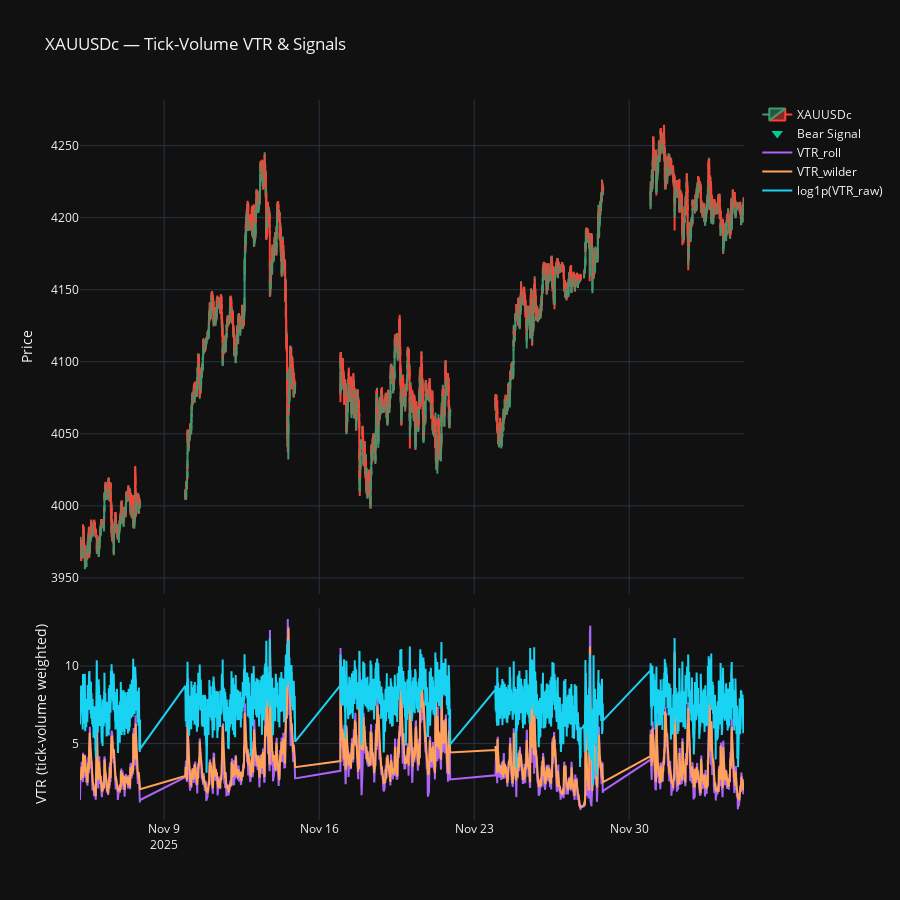

This figure's notebook cell:
### Code cell
"""
xau_vtr_tickvolume.py

Fetch XAUUSDc bars from MT5, compute tick-volume-weighted TR, ATR, and VTR variants:
 - ATR_tv      = Wilder-style ATR weighted by tick volume
 - VTR_raw     = TR_t * tick_volume_t
 - VTR_roll    = rolling window weighted average: sum(TR*Vol)/sum(Vol)
 - VTR_wilder  = Wilder-style recursive smoothing on (TR*Vol)/smoothed Vol

Plot candlestick chart with signals and VTR pane using Plotly.

Requirements:
pip install MetaTrader5 pandas numpy plotly
Run MT5 desktop with XAUUSDc symbol visible.
"""

import MetaTrader5 as mt5
import pandas as pd
import numpy as np
import plotly.graph_objects as go
from plotly.subplots import make_subplots
import sys

# ----------------------------
# USER PARAMETERS
# ----------------------------
SYMBOL = "XAUUSDc"
TIMEFRAME = mt5.TIMEFRAME_M3
NUM_BARS = 10000

VG_LOOKBACK = 50
VG_MULT = 1.0

VOL_BOOM_LOOKBACK = 10
VOL_BOOM_MULT = 2

VTR_ROLL_WINDOW = 14
VTR_WILDER_PERIOD = 14

DM_PERIOD = 14
DMAG_THRESHOLD = 20

REQUIRE_VTR_FILTER = True
VTR_FILTER_MULT = 1.0

# ----------------------------
# MT5 fetch
# ----------------------------
if not mt5.initialize():
    print("MT5 initialization failed:", mt5.last_error())
    sys.exit(1)

rates = mt5.copy_rates_from_pos(SYMBOL, TIMEFRAME, 0, NUM_BARS)
if rates is None or len(rates) == 0:
    print("Failed to fetch data for", SYMBOL)
    mt5.shutdown()
    sys.exit(1)

df = pd.DataFrame(rates)
df['time'] = pd.to_datetime(df['time'], unit='s')
df.set_index('time', inplace=True)

# Use tick_volume only
df['volume'] = df['tick_volume'].astype(float)

for c in ['open','high','low','close','volume']:
    df[c] = pd.to_numeric(df[c], errors='coerce')

# ----------------------------
# Tick-volume-weighted TR and ATR
# ----------------------------
df['close_prev'] = df['close'].shift(1)
df['TR'] = pd.concat([
    (df['high'] - df['low']),
    (df['high'] - df['close_prev']).abs(),
    (df['low'] - df['close_prev']).abs()
], axis=1).max(axis=1)

def wilder_tv(series, volume, period):
    """
    Wilder smoothing weighted by tick volume.
    series: TR series
    volume: tick_volume series
    """
    out = pd.Series(index=series.index, dtype=float)
    if len(series) < period:
        return out
    # seed: volume-weighted mean
    seed = (series.iloc[:period] * volume.iloc[:period]).sum() / volume.iloc[:period].sum()
    out.iloc[period-1] = seed
    for i in range(period, len(series)):
        prev = out.iloc[i-1]
        cur = series.iloc[i]
        vol = volume.iloc[i]
        out.iloc[i] = prev - (prev * vol / volume.iloc[i-period+1:i+1].sum()) + (cur * vol / volume.iloc[i-period+1:i+1].sum())
    return out

df['ATR_tv'] = wilder_tv(df['TR'], df['volume'], VTR_WILDER_PERIOD)

# ----------------------------
# VTR variants (tick-volume-based)
# ----------------------------
df['VTR_raw'] = df['TR'] * df['volume']

# Rolling weighted VTR
def rolling_weighted_vtr(tr_series, vol_series, window):
    num = (tr_series * vol_series).rolling(window=window, min_periods=1).sum()
    den = vol_series.rolling(window=window, min_periods=1).sum()
    return num / den

df['VTR_roll'] = rolling_weighted_vtr(df['TR'], df['volume'], VTR_ROLL_WINDOW)

# Wilder recursive VTR
def wilder_recursive(series, period):
    out = pd.Series(index=series.index, dtype=float)
    if len(series) < period:
        return out
    seed = series.iloc[:period].sum()
    out.iloc[period-1] = seed
    for i in range(period, len(series)):
        out.iloc[i] = out.iloc[i-1] - (out.iloc[i-1]/period) + series.iloc[i]
    return out

num_smooth = wilder_recursive(df['TR']*df['volume'], VTR_WILDER_PERIOD)
vol_smooth = wilder_recursive(df['volume'], VTR_WILDER_PERIOD)
df['VTR_wilder'] = np.where(vol_smooth > 0, num_smooth / vol_smooth, np.nan)

df['VTR_roll_mean'] = df['VTR_roll'].rolling(window=VTR_ROLL_WINDOW, min_periods=1).mean()
df['VTR_filter_pass'] = df['VTR_roll'] >= (df['VTR_roll_mean'] * VTR_FILTER_MULT)

# ----------------------------
# Volume Gate / Boom
# ----------------------------
df['VG'] = df['volume'].rolling(VG_LOOKBACK, min_periods=1).mean() * VG_MULT
df['VOLUME_GATE'] = df['volume'] >= df['VG']

df['VOL_SUM_PREV'] = df['volume'].shift(1).rolling(VOL_BOOM_LOOKBACK, min_periods=VOL_BOOM_LOOKBACK).sum()
df['VOLUME_BOOM'] = df['volume'] >= (VOL_BOOM_MULT * df['VOL_SUM_PREV'])

# ----------------------------
# Directional Movement (tick-volume-weighted)
# ----------------------------
df['high_diff'] = df['high'] - df['high'].shift(1)
df['low_diff'] = df['low'].shift(1) - df['low']

df['plus_dm_raw'] = np.where((df['high_diff'] > df['low_diff']) & (df['high_diff'] > 0), df['high_diff'], 0.0)
df['minus_dm_raw'] = np.where((df['low_diff'] > df['high_diff']) & (df['low_diff'] > 0), df['low_diff'], 0.0)

df['TR_smooth'] = wilder_recursive(df['TR']*df['volume'], DM_PERIOD)
df['plus_dm_smooth'] = wilder_recursive(df['plus_dm_raw']*df['volume'], DM_PERIOD)
df['minus_dm_smooth'] = wilder_recursive(df['minus_dm_raw']*df['volume'], DM_PERIOD)

df['plus_DI'] = 100.0 * (df['plus_dm_smooth'] / df['TR_smooth'])
df['minus_DI'] = 100.0 * (df['minus_dm_smooth'] / df['TR_smooth'])
df['DX'] = 100.0 * ((df['plus_DI'] - df['minus_DI']).abs() / (df['plus_DI'] + df['minus_DI']))
df['DMag'] = df['DX'].rolling(DM_PERIOD, min_periods=1).mean()
df['DMag_filter'] = (df['DMag'] > DMAG_THRESHOLD) & (df['DMag'] > df['DMag'].shift(1))

# ----------------------------
# Final Signals (tick-volume-based)
# ----------------------------
base_condition = df['VOLUME_GATE'] & df['VOLUME_BOOM'] & df['DMag_filter']
if REQUIRE_VTR_FILTER:
    base_condition &= df['VTR_filter_pass']

df['close_mean_20'] = df['close'].rolling(20, min_periods=1).mean()
bull_bias = df['close'] > df['close_mean_20']
bear_bias = df['close'] < df['close_mean_20']

df['BULL_SIGNAL'] = base_condition & bull_bias
df['BEAR_SIGNAL'] = base_condition & bear_bias

# ----------------------------
# Plotting
# ----------------------------
fig = make_subplots(rows=2, cols=1, shared_xaxes=True,
                    vertical_spacing=0.02,
                    row_heights=[0.7, 0.3],
                    specs=[[{"type":"candlestick"}],
                           [{"type":"scatter"}]])

fig.add_trace(go.Candlestick(
    x=df.index, open=df['open'], high=df['high'], low=df['low'], close=df['close'], name="XAUUSDc"
), row=1, col=1)

fig.add_trace(go.Scatter(
    x=df.index[df['BULL_SIGNAL']],
    y=df.loc[df['BULL_SIGNAL'], 'low'] - (df['ATR_tv'].fillna(method='bfill') * 0.2),
    mode='markers', marker=dict(symbol='triangle-up', size=10), name='Bull Signal'
), row=1, col=1)

fig.add_trace(go.Scatter(
    x=df.index[df['BEAR_SIGNAL']],
    y=df.loc[df['BEAR_SIGNAL'], 'high'] + (df['ATR_tv'].fillna(method='bfill') * 0.2),
    mode='markers', marker=dict(symbol='triangle-down', size=10), name='Bear Signal'
), row=1, col=1)

fig.add_trace(go.Scatter(x=df.index, y=df['VTR_roll'], mode='lines', name='VTR_roll'), row=2, col=1)
fig.add_trace(go.Scatter(x=df.index, y=df['VTR_wilder'], mode='lines', name='VTR_wilder'), row=2, col=1)
fig.add_trace(go.Scatter(x=df.index, y=np.log1p(df['VTR_raw'].fillna(0)), mode='lines', name='log1p(VTR_raw)'), row=2, col=1)

fig.update_layout(title=f"{SYMBOL} — Tick-Volume VTR & Signals", xaxis_rangeslider_visible=False, template="plotly_dark", height=900)
fig.update_yaxes(title_text="Price", row=1, col=1)
fig.update_yaxes(title_text="VTR (tick-volume weighted)", row=2, col=1)

fig.show()

# ----------------------------
# Save CSV
# ----------------------------
OUT_CSV = "xau_vtr_tickvolume_output.csv"
cols_to_save = [
    'open','high','low','close','volume','TR','ATR_tv',
    'VTR_raw','VTR_roll','VTR_wilder','VTR_roll_mean',
    'VG','VOLUME_GATE','VOL_SUM_PREV','VOLUME_BOOM',
    'plus_dm_raw','minus_dm_raw','plus_dm_smooth','minus_dm_smooth','TR_smooth',
    'plus_DI','minus_DI','DX','DMag','DMag_filter',
    'VTR_filter_pass','BULL_SIGNAL','BEAR_SIGNAL'
]
df[cols_to_save].to_csv(OUT_CSV)
print(f"Wrote {OUT_CSV}")

mt5.shutdown()

### Figure 1 — Plotly figure (JSON) as saved in the notebook; plotly's stock layout.template omitted (floating-point values rounded to 4 significant figures; data arrays with more than 128 entries replaced by an {"elided": "..."} marker saying what was removed)
{"data": [{"close": {"elided": "10000 float values"}, "high": {"elided": "10000 float values"}, "low": {"elided": "10000 float values"}, "name": "XAUUSDc", "open": {"elided": "10000 float values"}, "type": "candlestick", "x": {"elided": "10000 str values"}, "xaxis": "x", "yaxis": "y"}, {"marker": {"size": 10, "symbol": "triangle-up"}, "mode": "markers", "name": "Bull Signal", "type": "scatter", "x": [], "xaxis": "x", "y": {"elided": "10000 float values"}, "yaxis": "y"}, {"marker": {"size": 10, "symbol": "triangle-down"}, "mode": "markers", "name": "Bear Signal", "type": "scatter", "x": ["2025-11-28T09:12:00.000000000"], "xaxis": "x", "y": {"elided": "10000 float values"}, "yaxis": "y"}, {"mode": "lines", "name": "VTR_roll", "type": "scatter", "x": {"elided": "10000 str values"}, "xaxis": "x2", "y": {"elided": "10000 float values"}, "yaxis": "y2"}, {"mode": "lines", "name": "VTR_wilder", "type": "scatter", "x": {"elided": "10000 str values"}, "xaxis": "x2", "y": {"elided": "10000 float values"}, "yaxis": "y2"}, {"mode": "lines", "name": "log1p(VTR_raw)", "type": "scatter", "x": {"elided": "10000 str values"}, "xaxis": "x2", "y": {"elided": "10000 float values"}, "yaxis": "y2"}], "layout": {"height": 900, "title": {"text": "XAUUSDc — Tick-Volume VTR & Signals"}, "xaxis": {"anchor": "y", "domain": [0, 1], "matches": "x2", "rangeslider": {"visible": false}, "showticklabels": false}, "xaxis2": {"anchor": "y2", "domain": [0, 1]}, "yaxis": {"anchor": "x", "domain": [0.314, 1], "title": {"text": "Price"}}, "yaxis2": {"anchor": "x2", "domain": [0, 0.294], "title": {"text": "VTR (tick-volume weighted)"}}}}
